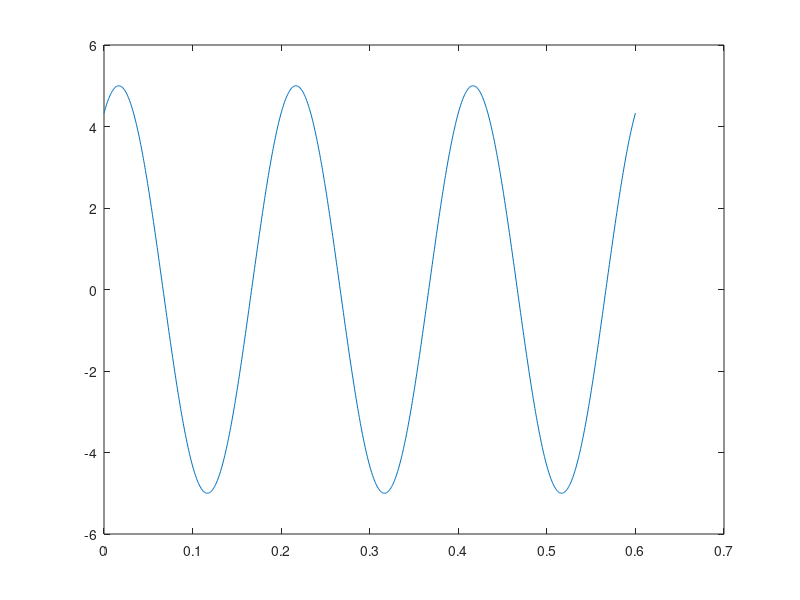

This chart was generated by the following MATLAB code:
%y = 3 + 2*sqrt(-1);

%real(y)     %real
%imag(y)     %imaginary
%abs(y)      %modulus
%angle(y)    %argument
%conj(y)     %conjugate

%/////////////////// 5b

%phi = pi/5;

%A = exp(sqrt(-1)*phi);

%angle(A)

%////////////////// 5c

t1 = linspace(0,5,1000);

y1 = @(t) 15*t - t.^2*sqrt(-1);
y2 = @(t) 20*t + 2*t.^2*sqrt(-1);

%plot(real(y1(t1)),real(y2(t1)))
%plot(imag(y1(t1)),imag(y2(t1)))

vector1 = [y1(0) y1(4)];
vector2 = [y2(0) y2(6)];
vector3 = vector1 + vector2;

%plot(vector1)
%xlabel('Real Axis')
%ylabel('Imaginary Axis')
%hold on

%plot(vector2, 'r')
%plot(vector3, 'g')
%legend y1(4)

%///////////////////////// 5d

t2 = linspace(0, 3/5, 1000);

s = @(t) 5*exp(sqrt(-1)*pi/3)*exp(sqrt(-1)*10*pi*t);

plot(t2, imag(s(t2)))
